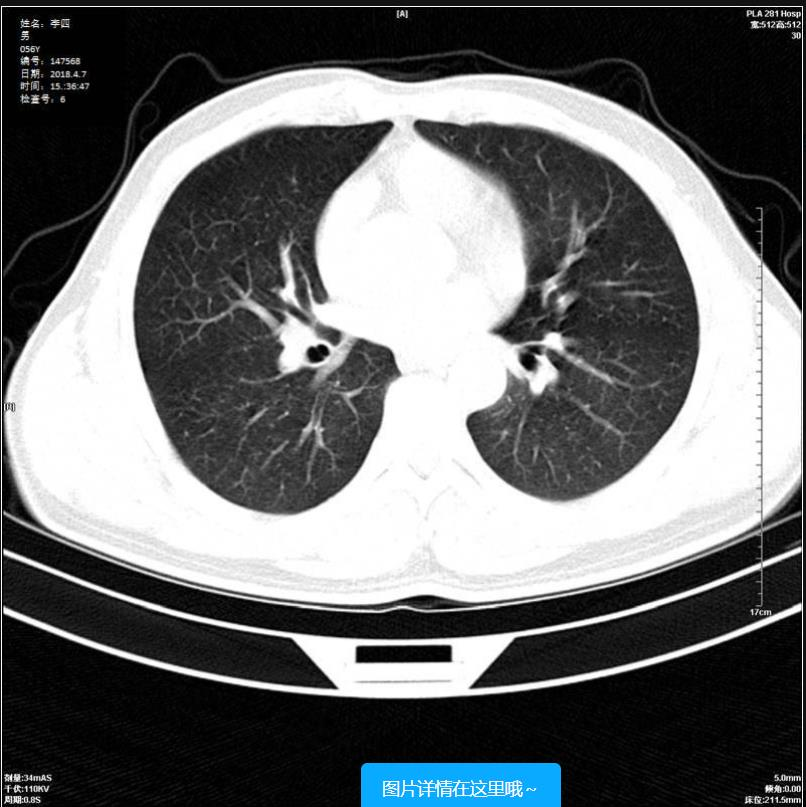
#> input picture opencv练习/p1.jpg, 806 x 807 px
$ python demo01.py
#> lines starting #> are read from the running program, lines starting #| are printed output that depends on the picture; after the words box and inside, x2 and y2 are one past the last pixel; in counts of white or black regions, pixels touching at a corner belong together
import cv2
import numpy as np
import matplotlib.pyplot as plt

img = cv2.imread('p1.jpg')
#> img is the input picture: shape (807, 806, 3); mean B, G, R 109.4, 108.5, 106.6

gray = cv2.cvtColor(img, cv2.COLOR_BGR2GRAY)  # 转换为灰度图

ret, imgthresh = cv2.threshold(gray, 0, 255,
                               cv2.THRESH_BINARY_INV + cv2.THRESH_OTSU)  # Otsu阈值处理,转化为二值图
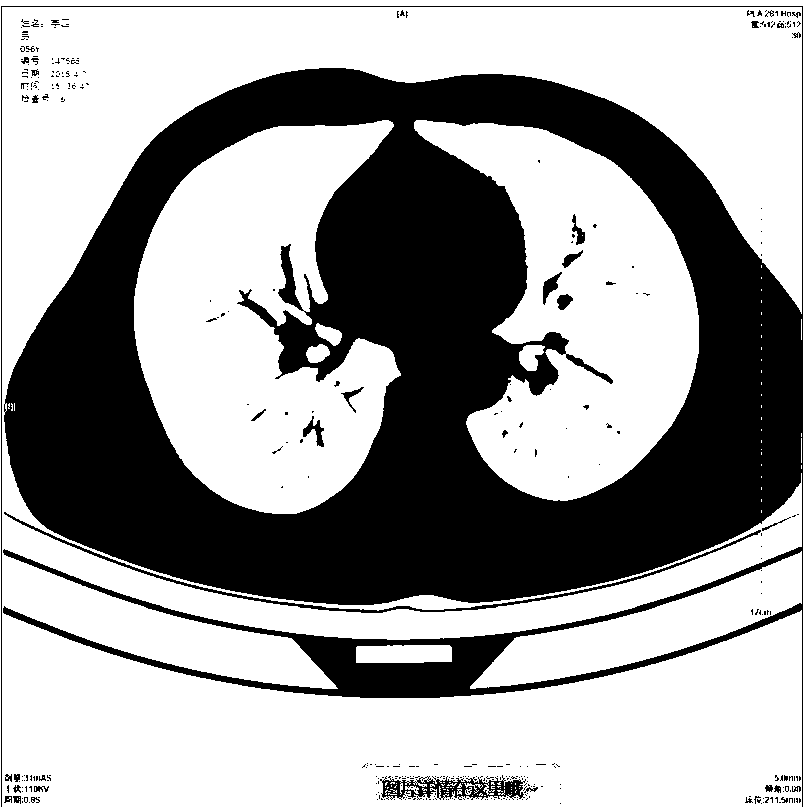
#> imgthresh: shape (807, 806); 62.7% white; 369 black regions (326 under 20 px), largest, box (x1, y1, x2, y2) and area: (1, 6, 803, 807) 235284, (4, 512, 761, 613) 2137, (380, 775, 526, 800) 1743
#> ret = 135

kernel = np.ones((3, 3), np.uint8)  # 定义形态变换卷积核

imgopen = cv2.morphologyEx(imgthresh, cv2.MORPH_OPEN,
                           kernel, iterations=2)  # 形态变换：开运算
#> imgopen: shape (807, 806); 61.6% white; 77 black regions (52 under 20 px), largest, box (x1, y1, x2, y2) and area: (0, 6, 803, 807) 243357, (376, 775, 538, 800) 3549, (303, 411, 324, 447) 296

imgbg = cv2.dilate(imgopen, kernel, iterations=3)  # 膨胀操作，确定背景
#> imgbg: shape (807, 806); 67.8% white; 31 black regions (18 under 20 px), largest, box (x1, y1, x2, y2) and area: (0, 71, 800, 609) 199122, (297, 636, 511, 695) 6269, (381, 779, 532, 797) 2387

imgdist = cv2.distanceTransform(imgopen, cv2.DIST_L2, 0)  # 距离转换，用去确定前景

ret, imgfg = cv2.threshold(imgdist,
                           0.7 * imgdist.max(), 255, 2)  # 对距离转换结果进行阈值处理
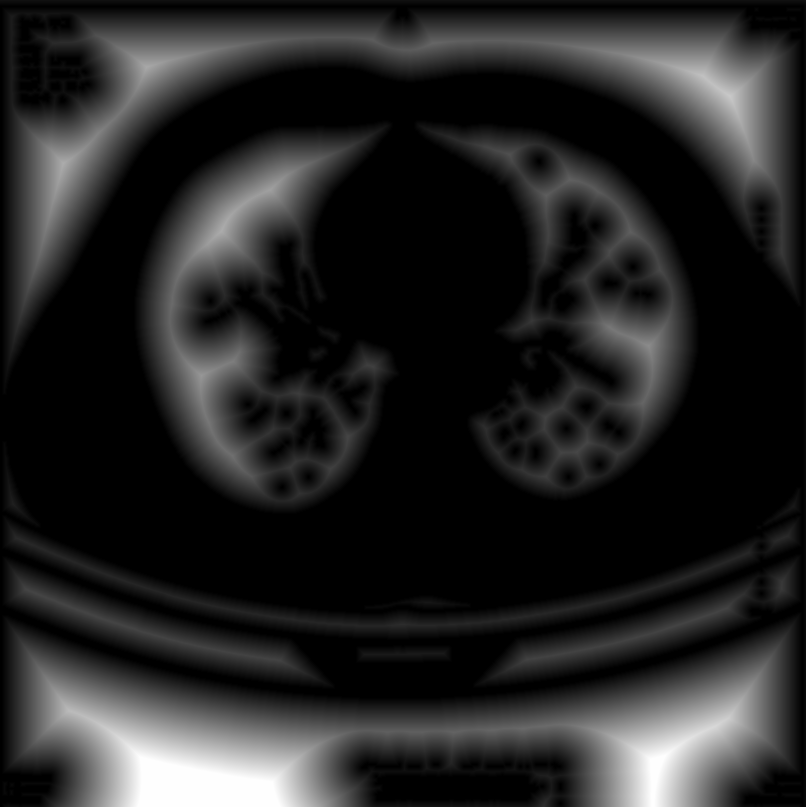
#> imgfg: shape (807, 806) float32; min 0, max 91.49, mean 13.4; drawn with min black and max white
#> ret = 91.49

imgfg = np.uint8(imgfg)  # 转换为整数，获得前景

ret, markers = cv2.connectedComponents(imgfg)  # 标记阈值处理结果
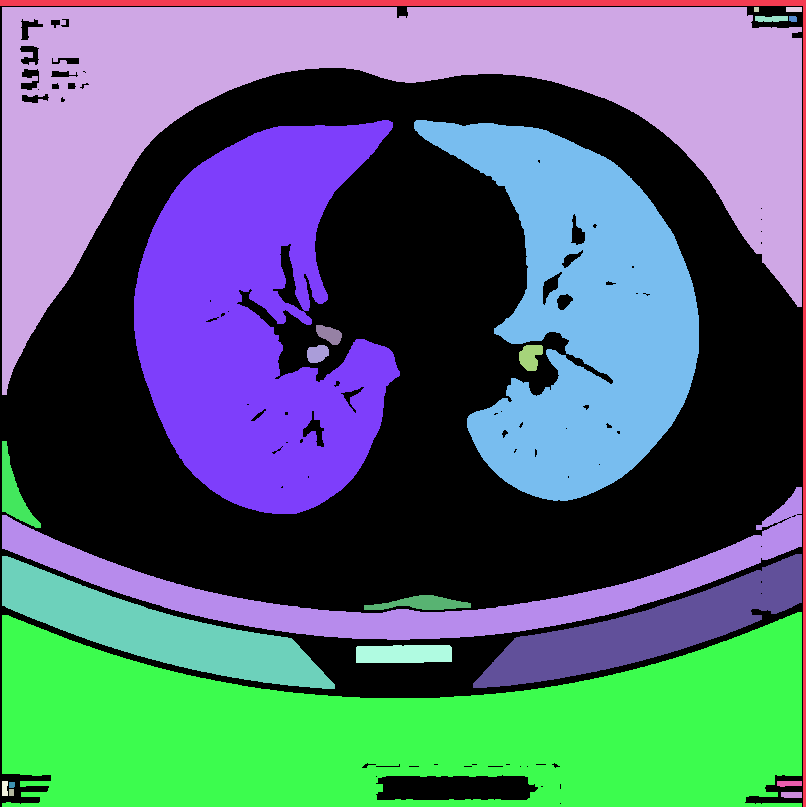
#> markers: shape (807, 806) int32; 24 distinct labels, from 0 to 23; one colour per label, 0 black
#> ret = 24

unknown = cv2.subtract(imgbg, imgfg)  # 确定位置未知区域

markers = markers + 1  # 加1使背景不为0
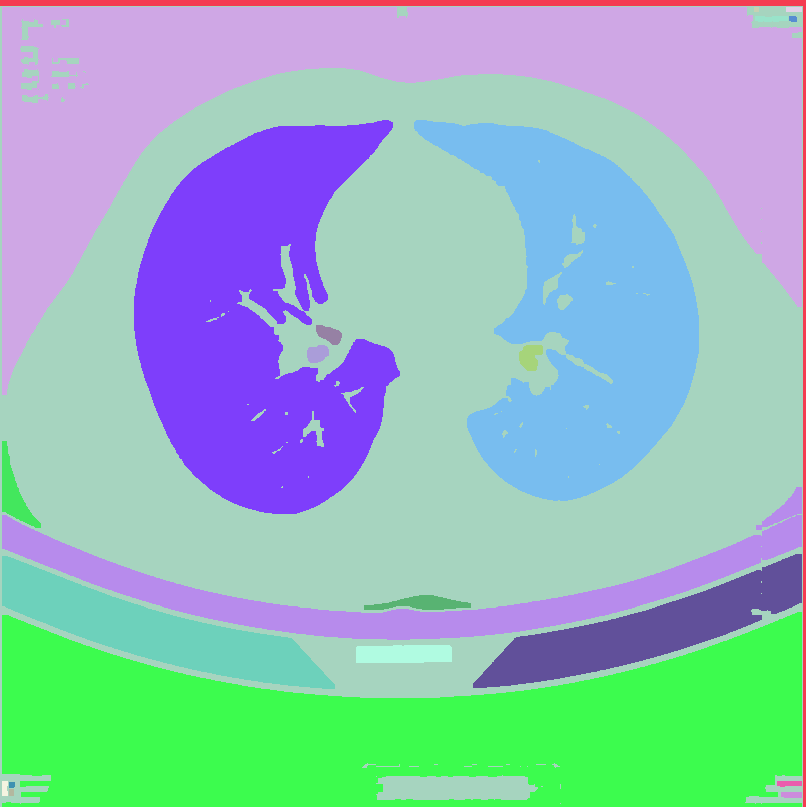
#> markers: shape (807, 806) int32; 24 distinct labels, from 1 to 24; one colour per label, 0 black

markers[unknown == 255] = 0  # 将未知区域设置为0
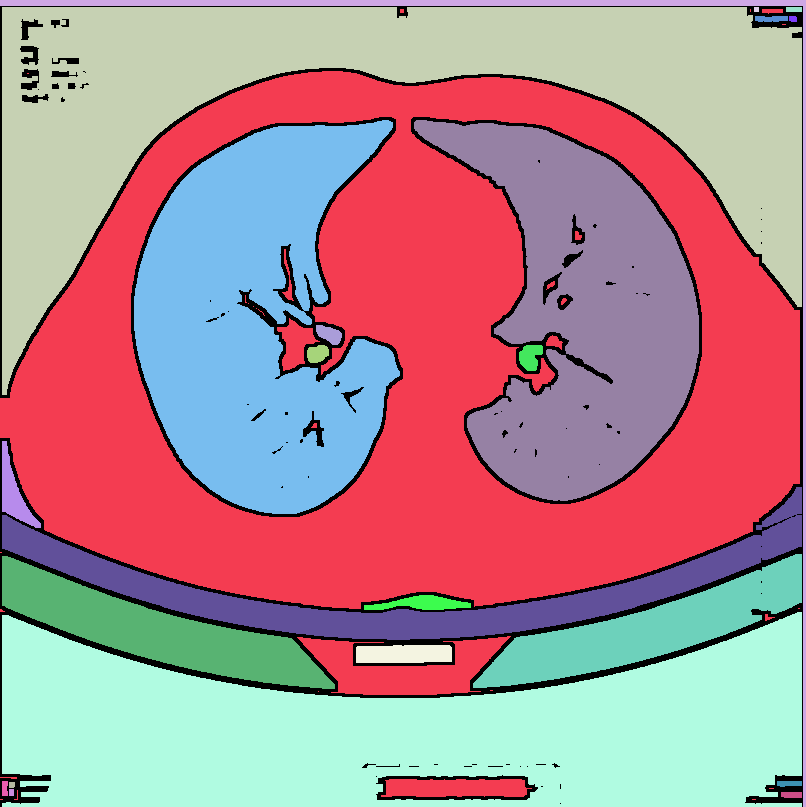
#> markers: shape (807, 806) int32; 25 distinct labels, from 0 to 24; one colour per label, 0 black

imgwater = cv2.watershed(img, markers)  # 执行分水岭算法分割图像
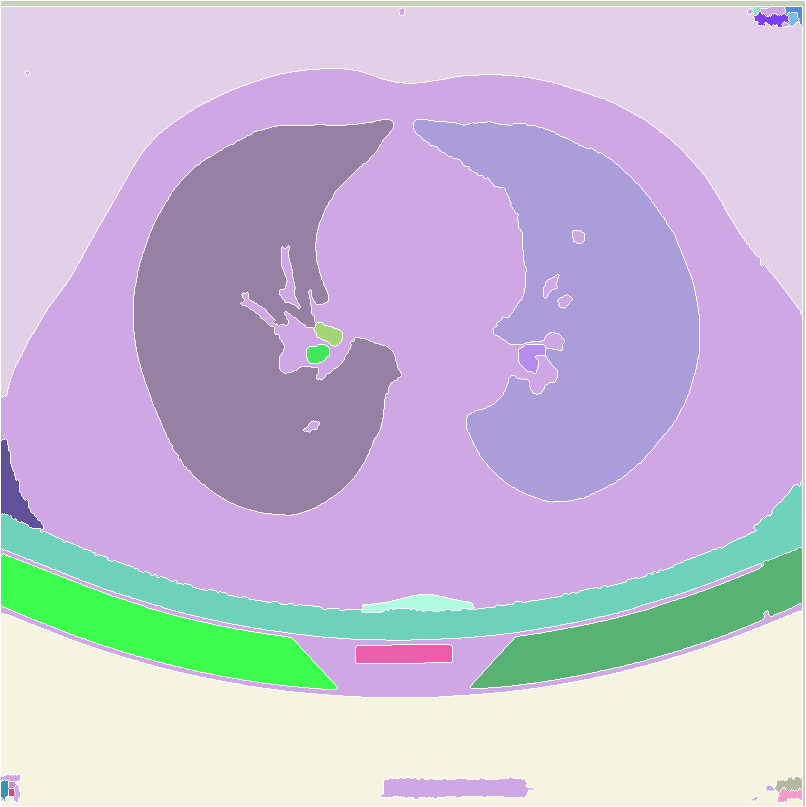
#> imgwater: shape (807, 806) int32; 25 distinct labels, from -1 to 24; one colour per label, 0 black, -1 white

plt.imshow(imgwater)  # 以灰度图像格式显示匹配结果
plt.title('watershed')
plt.axis('off')
plt.show()
img[imgwater == -1] = [0, 255, 0]  # 将原图中被标记点设置为绿色
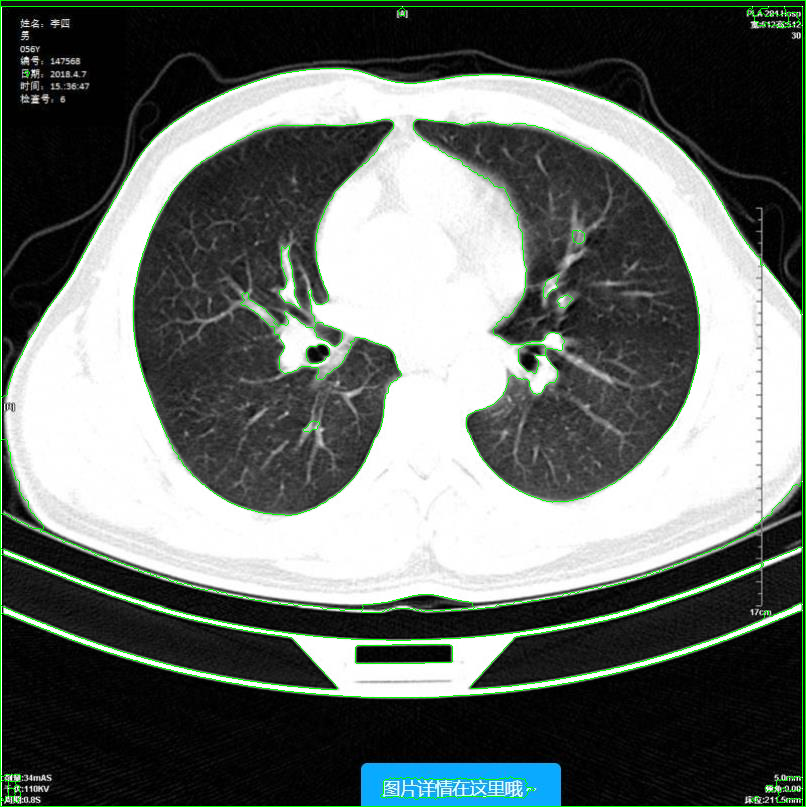
#> img: shape (807, 806, 3); 2.14% of pixels changed, all inside (x1, y1, x2, y2) = (0, 0, 806, 807)

cv2.imshow('watershed', img)  # 显示分割结果
cv2.waitKey(0)
